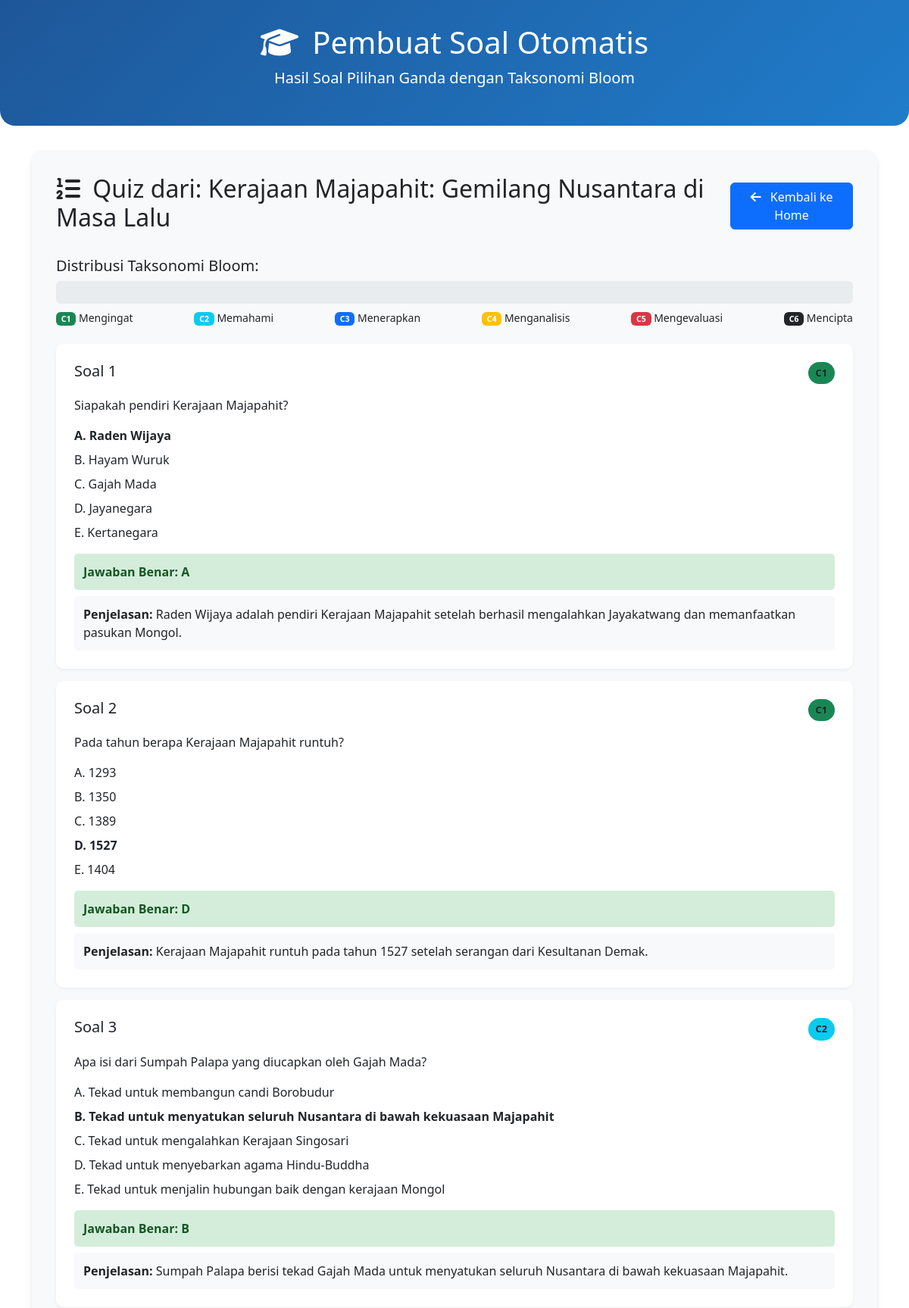
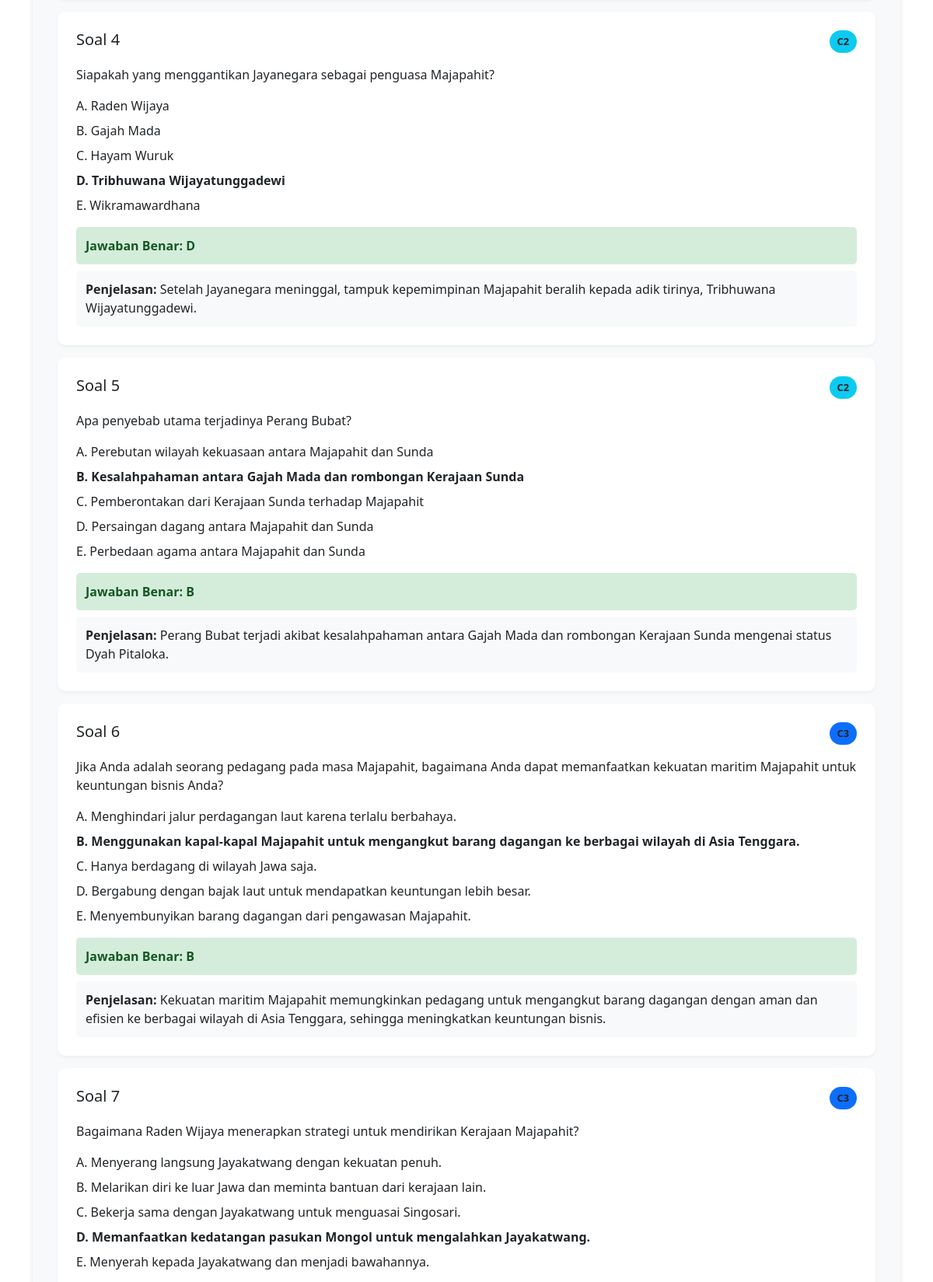
/quiz/25/view (upper part), run on the app's committed database (2 pictures, top to bottom).
### app/models.py (models this page shows)
class Quiz(db.Model):
    __tablename__ = 'quizzes'
    id = db.Column(db.Integer, primary_key=True)
    title = db.Column(db.String(255))
    modul_id = db.Column(db.Integer, db.ForeignKey('modul.id'), nullable=False)
    modul = db.relationship('Modul', backref=db.backref('quizzes', lazy=True))

class Question(db.Model):
    __tablename__ = 'questions'
    id = db.Column(db.Integer, primary_key=True)
    quiz_id = db.Column(db.Integer, db.ForeignKey('quizzes.id'))
    pertanyaan = db.Column(db.Text)
    kategori_taksonomi = db.Column(db.String(10))
    jawaban_benar = db.Column(db.String(1))
    penjelasan = db.Column(db.Text)
    quiz = db.relationship('Quiz', backref='questions')

class Choice(db.Model):
    __tablename__ = 'choices'
    id = db.Column(db.Integer, primary_key=True)
    question_id = db.Column(db.Integer, db.ForeignKey('questions.id'))
    label = db.Column(db.String(1))  # A, B, C, D, E
    text = db.Column(db.Text)
    question = db.relationship('Question', backref='choices')

### app/routes/quiz.py (the view)
@quizz.route('/quiz/<int:quiz_id>/view', methods=['GET'])
def view_quiz(quiz_id):
    quiz = Quiz.query.get_or_404(quiz_id)
    questions = Question.query.filter_by(quiz_id=quiz_id).all()
    soal_data = []
    for q in questions:
        choices = Choice.query.filter_by(question_id=q.id).all()
        soal_data.append({
            "id": q.id,
            "pertanyaan": q.pertanyaan,
            "kategori_taksonomi": q.kategori_taksonomi,
            "jawaban_benar": q.jawaban_benar,
            "penjelasan": q.penjelasan,
            "pilihan": choices
        })
    return render_template('quiz.html', quiz=quiz, soal_data=soal_data)

### app/templates/quiz.html (shortened to what this page needs)
<!DOCTYPE html>
<html lang="id">
<head>
    <link href="https://cdn.jsdelivr.net/npm/bootstrap@5.3.0-alpha1/dist/css/bootstrap.min.css" rel="stylesheet">
    <link rel="stylesheet" href="https://cdnjs.cloudflare.com/ajax/libs/font-awesome/6.3.0/css/all.min.css">
</head>
<body>
    <div class="header-section">
        <div class="container text-center">
            <h1><i class="fas fa-graduation-cap me-2"></i> Pembuat Soal Otomatis</h1>
            <p class="lead">Hasil Soal Pilihan Ganda dengan Taksonomi Bloom</p>
        </div>
    </div>
    <div class="container">
        <div id="resultSection" class="result-section">
            <div class="d-flex justify-content-between align-items-center mb-4">
                <h2><i class="fas fa-list-ol me-2"></i> {{ quiz.title }}</h2>
                <div>
                    <a href="{{ url_for('auth.dashboard') }}" class="btn btn-primary">
                        <i class="fas fa-arrow-left me-2"></i> Kembali ke Home
                    </a>
                </div>
            </div>
            <div class="mb-4">
                <h5>Distribusi Taksonomi Bloom:</h5>
                <div class="progress" style="height: 30px;">
                </div>
                <div class="d-flex justify-content-between mt-2 small">
                    <span><span class="badge bg-success">C1</span> Mengingat</span>
                    <span><span class="badge bg-info">C2</span> Memahami</span>
                    <span><span class="badge bg-primary">C3</span> Menerapkan</span>
                    <span><span class="badge bg-warning">C4</span> Menganalisis</span>
                    <span><span class="badge bg-danger">C5</span> Mengevaluasi</span>
                    <span><span class="badge bg-dark">C6</span> Mencipta</span>
                </div>
            </div>
            <div id="questionsList">
                {% for soal in soal_data %}
                <div class="question-card">
                    <div class="d-flex justify-content-between align-items-start mb-3">
                        <h5 class="mb-0">Soal {{ loop.index }}</h5>
                        <span class="taxonomy-badge
                            {% if soal.kategori_taksonomi == 'C1' %}bg-success
                            {% elif soal.kategori_taksonomi == 'C2' %}bg-info
                            {% elif soal.kategori_taksonomi == 'C3' %}bg-primary
                            {% elif soal.kategori_taksonomi == 'C4' %}bg-warning
                            {% elif soal.kategori_taksonomi == 'C5' %}bg-danger
                            {% elif soal.kategori_taksonomi == 'C6' %}bg-dark
                            {% else %}bg-secondary{% endif %}">
                            {{ soal.kategori_taksonomi }}
                        </span>
                    </div>
                    <p class="mb-3">{{ soal.pertanyaan }}</p>
                    <div class="mb-3">
                        {% for pilihan in soal.pilihan %}
                        <div class="choice-item">
                            {% if pilihan.label == soal.jawaban_benar %}
                            <strong>{{ pilihan.label }}. {{ pilihan.text }}</strong>
                            {% else %}
                            {{ pilihan.label }}. {{ pilihan.text }}
                            {% endif %}
                        </div>
                        {% endfor %}
                    </div>
                    <div class="correct-answer">
                        <strong>Jawaban Benar: {{ soal.jawaban_benar }}</strong>
                    </div>
                    <div class="explanation-section">
                        <strong>Penjelasan:</strong> {{ soal.penjelasan }}
                    </div>
                </div>
                {% endfor %}
            </div>
        </div>
    </div>
</body>
</html>

### app/templates/quiz.html (style rules this page uses)
.header-section { background: linear-gradient(135deg, #1e5799 0%, #207cca 100%); color: white; padding: 2rem 0; border-radius: 0 0 20px 20px; margin-bottom: 2rem; }
.result-section { background-color: #f8f9fa; border-radius: 15px; padding: 2rem; box-shadow: 0 4px 6px rgba(0, 0, 0, 0.1); margin-bottom: 2rem; }
.question-card { background-color: white; border-radius: 10px; padding: 1.5rem; margin-bottom: 1rem; box-shadow: 0 2px 4px rgba(0, 0, 0, 0.05); }
.taxonomy-badge { padding: 5px 10px; border-radius: 20px; font-size: 0.8rem; font-weight: bold; }
.choice-item { margin-bottom: 0.5rem; }
.correct-answer { background-color: #d4edda; border-color: #c3e6cb; color: #155724; padding: 0.75rem; border-radius: 5px; margin-top: 0.5rem; }
.explanation-section { background-color: #f8f9fa; padding: 0.75rem; border-radius: 5px; margin-top: 0.5rem; }

### data on the page
Quiz: title "Quiz dari: Kerajaan Majapahit: Gemilang Nusantara di Masa Lalu"
Question: kategori_taksonomi "C1", pertanyaan "Siapakah pendiri Kerajaan Majapahit?", jawaban_benar "A", penjelasan "Raden Wijaya adalah pendiri Kerajaan Majapahit setelah berhasil mengalahkan Jayakatwang dan memanfaatkan pasukan Mongol."
Choice: label "A", text "Raden Wijaya"
Choice: label "B", text "Hayam Wuruk"
Choice: label "C", text "Gajah Mada"
Choice: label "D", text "Jayanegara"
Choice: label "E", text "Kertanegara"
Question: kategori_taksonomi "C1", pertanyaan "Pada tahun berapa Kerajaan Majapahit runtuh?", jawaban_benar "D", penjelasan "Kerajaan Majapahit runtuh pada tahun 1527 setelah serangan dari Kesultanan Demak."
Choice: label "A", text "1293"
Choice: label "B", text "1350"
Choice: label "C", text "1389"
Choice: label "D", text "1527"
Choice: label "E", text "1404"
Question: kategori_taksonomi "C2", pertanyaan "Apa isi dari Sumpah Palapa yang diucapkan oleh Gajah Mada?", jawaban_benar "B", penjelasan "Sumpah Palapa berisi tekad Gajah Mada untuk menyatukan seluruh Nusantara di bawah kekuasaan Majapahit."
Choice: label "A", text "Tekad untuk membangun candi Borobudur"
Choice: label "B", text "Tekad untuk menyatukan seluruh Nusantara di bawah kekuasaan Majapahit"
Choice: label "C", text "Tekad untuk mengalahkan Kerajaan Singosari"
Choice: label "D", text "Tekad untuk menyebarkan agama Hindu-Buddha"
Choice: label "E", text "Tekad untuk menjalin hubungan baik dengan kerajaan Mongol"
Question: kategori_taksonomi "C2", pertanyaan "Siapakah yang menggantikan Jayanegara sebagai penguasa Majapahit?", jawaban_benar "D", penjelasan "Setelah Jayanegara meninggal, tampuk kepemimpinan Majapahit beralih kepada adik tirinya, Tribhuwana Wijayatunggadewi."
Choice: label "A", text "Raden Wijaya"
Choice: label "B", text "Gajah Mada"
Choice: label "C", text "Hayam Wuruk"
Choice: label "D", text "Tribhuwana Wijayatunggadewi"
Choice: label "E", text "Wikramawardhana"
Question: kategori_taksonomi "C2", pertanyaan "Apa penyebab utama terjadinya Perang Bubat?", jawaban_benar "B", penjelasan "Perang Bubat terjadi akibat kesalahpahaman antara Gajah Mada dan rombongan Kerajaan Sunda mengenai status Dyah Pitaloka."
Choice: label "A", text "Perebutan wilayah kekuasaan antara Majapahit dan Sunda"
Choice: label "B", text "Kesalahpahaman antara Gajah Mada dan rombongan Kerajaan Sunda"
Choice: label "C", text "Pemberontakan dari Kerajaan Sunda terhadap Majapahit"
Choice: label "D", text "Persaingan dagang antara Majapahit dan Sunda"
Choice: label "E", text "Perbedaan agama antara Majapahit dan Sunda"
Question: kategori_taksonomi "C3", pertanyaan "Jika Anda adalah seorang pedagang pada masa Majapahit, bagaimana Anda dapat memanfaatkan kekuatan maritim Majapahit untuk keuntungan bisnis Anda?", jawaban_benar "B", penjelasan "Kekuatan maritim Majapahit memungkinkan pedagang untuk mengangkut barang dagangan dengan aman dan efisien ke berbagai wilayah di Asia Tenggara, sehingga meningkatkan keuntungan bisnis."
Choice: label "A", text "Menghindari jalur perdagangan laut karena terlalu berbahaya."
Choice: label "B", text "Menggunakan kapal-kapal Majapahit untuk mengangkut barang dagangan ke berbagai wilayah di Asia Tenggara."
Choice: label "C", text "Hanya berdagang di wilayah Jawa saja."
Choice: label "D", text "Bergabung dengan bajak laut untuk mendapatkan keuntungan lebih besar."
Choice: label "E", text "Menyembunyikan barang dagangan dari pengawasan Majapahit."
Question: kategori_taksonomi "C3", pertanyaan "Bagaimana Raden Wijaya menerapkan strategi untuk mendirikan Kerajaan Majapahit?"
Choice: label "A", text "Menyerang langsung Jayakatwang dengan kekuatan penuh."
Choice: label "B", text "Melarikan diri ke luar Jawa dan meminta bantuan dari kerajaan lain."
Choice: label "C", text "Bekerja sama dengan Jayakatwang untuk menguasai Singosari."
Choice: label "D", text "Memanfaatkan kedatangan pasukan Mongol untuk mengalahkan Jayakatwang."
Choice: label "E", text "Menyerah kepada Jayakatwang dan menjadi bawahannya."
